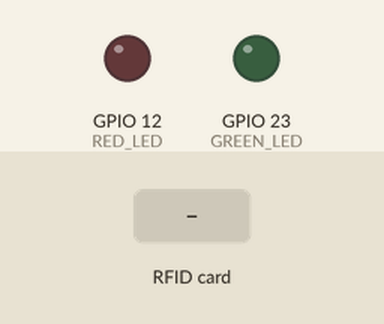
Simulated run of this sketch. Board: ESP32. Shown: output pins drawn as LEDs (lit = HIGH). Dashed ring = blinking. The inputs (shaded band) are chosen by the test bench. WiFi joins after 1.5 s; servers stay silent unless stated; uploads are accepted with an empty reply; what the sketch prints to the serial monitor is not drawn.

Above: at 3.2 s.
3.3 s: RFID card 5E 7A 19 C4 held to the reader
At 4.0 s:
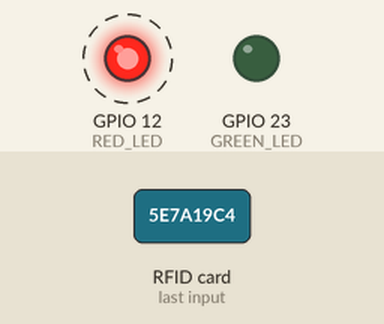
Timing chart, 0 to 6.6 s (numbered marks = the images above; inputs shaded):
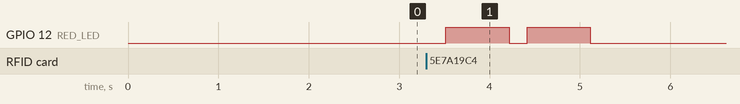

Measured:
- after the input at 3.3 s, GPIO 12 (RED_LED): alternates HIGH for 0.70 s and LOW for 0.20 s, 4 changes in all, then stays LOW, starting after 0.22 s

The sketch:

database_check_green.ino
```cpp
#include <WiFi.h>
#include <HTTPClient.h>
#include <Wire.h>
#include <Adafruit_PN532.h>

#define SDA_PIN 21
#define SCL_PIN 22

#define GREEN_LED 23
#define RED_LED 12

const char* ssid = "Intergalactic wi-fi";
const char* password = "theansweris42";

// Paste your deployed Apps Script web app URL here
String scriptURL = "https://script.google.com/macros/s/AKfycbw6tF4ynB5MSCIu27RRfJoWgRToa7kV3A6Q1mWtgyPa2j50o4haVSbWZCjxVZzH2c1m/exec";

Adafruit_PN532 nfc(-1, -1);

void showGreen() {
  digitalWrite(RED_LED, LOW);
  digitalWrite(GREEN_LED, HIGH);
  delay(700);
  digitalWrite(GREEN_LED, LOW);
}

void showRed() {
  digitalWrite(GREEN_LED, LOW);
  digitalWrite(RED_LED, HIGH);
  delay(700);
  digitalWrite(RED_LED, LOW);
}

String uidToString(uint8_t *uid, uint8_t uidLength) {
  String result = "";
  for (uint8_t i = 0; i < uidLength; i++) {
    if (uid[i] < 0x10) result += "0";
    result += String(uid[i], HEX);
  }
  result.toUpperCase();
  return result;
}

String checkUIDInSheet(String uid) {
  if (WiFi.status() != WL_CONNECTED) {
    Serial.println("WiFi not connected");
    return "ERROR";
  }

  HTTPClient http;
  String url = scriptURL + "?uid=" + uid;

  Serial.print("Requesting: ");
  Serial.println(url);

  http.begin(url);
  http.setFollowRedirects(HTTPC_STRICT_FOLLOW_REDIRECTS);

  int httpCode = http.GET();

  if (httpCode > 0) {
    String payload = http.getString();
    payload.trim();

    Serial.print("HTTP code: ");
    Serial.println(httpCode);

    Serial.print("Server response: ");
    Serial.println(payload);

    http.end();
    return payload;
  } else {
    Serial.print("HTTP error: ");
    Serial.println(httpCode);
    http.end();
    return "ERROR";
  }
}

void setup() {
  Serial.begin(115200);
  delay(500);

  pinMode(GREEN_LED, OUTPUT);
  pinMode(RED_LED, OUTPUT);
  digitalWrite(GREEN_LED, LOW);
  digitalWrite(RED_LED, LOW);

  Wire.begin(SDA_PIN, SCL_PIN);

  WiFi.begin(ssid, password);
  Serial.print("Connecting to WiFi");

  while (WiFi.status() != WL_CONNECTED) {
    delay(500);
    Serial.print(".");
  }

  Serial.println();
  Serial.println("WiFi connected");
  Serial.println(WiFi.localIP());

  nfc.begin();

  uint32_t versiondata = nfc.getFirmwareVersion();
  if (!versiondata) {
    Serial.println("PN532 not found");
    while (1) {
      showRed();
      delay(500);
    }
  }

  nfc.SAMConfig();
  Serial.println("PN532 ready");
  Serial.println("Waiting for NFC card...");
}

void loop() {
  uint8_t uid[7];
  uint8_t uidLength;

  bool success = nfc.readPassiveTargetID(PN532_MIFARE_ISO14443A, uid, &uidLength, 200);

  if (success) {
    String uidString = uidToString(uid, uidLength);

    Serial.print("Card UID: ");
    Serial.println(uidString);

    String result = checkUIDInSheet(uidString);

      if (result == "FOUND") {
    Serial.println("Access granted");
    showGreen();
  } else if (result == "NOT_FOUND" || result == "INACTIVE") {
    Serial.println("Access denied");
    showRed();
  } else {
    Serial.println("Server/WiFi error");
    showRed();
    delay(200);
    showRed();
  }

    delay(1500);
  }
}
```
